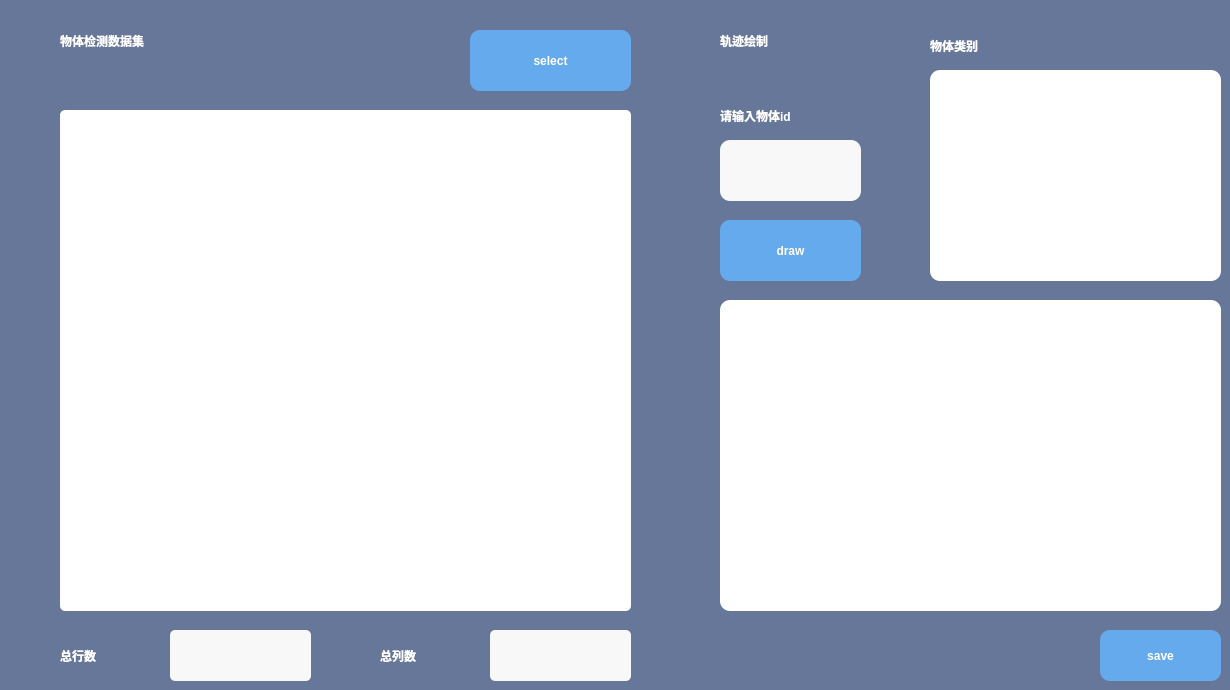
    <widget class="QWidget" name="tab_5">
     <property name="styleSheet">
      <string notr="true">QWidget{
	background-color: #667799;
}</string>
     </property>
     <attribute name="title">
      <string>Tab 5</string>
     </attribute>
     <widget class="QPushButton" name="export5">
      <property name="geometry">
       <rect>
        <x>1100</x>
        <y>630</y>
        <width>121</width>
        <height>51</height>
       </rect>
      </property>
      <property name="styleSheet">
       <string notr="true">QPushButton{
	font: 12pt &quot;Arial&quot;;
	font-weight: bold;
	background-color: #66aaee;
	border-radius: 10%;
	color: white
}</string>
      </property>
      <property name="text">
       <string>save</string>
      </property>
     </widget>
     <widget class="QLabel" name="label_17">
      <property name="geometry">
       <rect>
        <x>60</x>
        <y>630</y>
        <width>101</width>
        <height>51</height>
       </rect>
      </property>
      <property name="styleSheet">
       <string notr="true">QLabel{
	font: 14pt &quot;黑体&quot;;
	font-weight: bold;
	color: #ffffff;
}</string>
      </property>
      <property name="text">
       <string>总行数</string>
      </property>
     </widget>
     <widget class="QTextBrowser" name="show_row">
      <property name="geometry">
       <rect>
        <x>170</x>
        <y>630</y>
        <width>141</width>
        <height>51</height>
       </rect>
      </property>
      <property name="font">
       <font>
        <family>Arial</family>
        <pointsize>10</pointsize>
       </font>
      </property>
      <property name="styleSheet">
       <string notr="true">QTextBrowser{
	background-color: #f8f8f8;
	font-size: 10pt;
	border: 0;
	padding: 10px;
    border-radius: 5%;
}</string>
      </property>
     </widget>
     <widget class="QLabel" name="label_18">
      <property name="geometry">
       <rect>
        <x>380</x>
        <y>630</y>
        <width>101</width>
        <height>51</height>
       </rect>
      </property>
      <property name="styleSheet">
       <string notr="true">QLabel{
	font: 14pt &quot;黑体&quot;;
	font-weight: bold;
	color: #ffffff;
}</string>
      </property>
      <property name="text">
       <string>总列数</string>
      </property>
     </widget>
     <widget class="QTextBrowser" name="show_col">
      <property name="geometry">
       <rect>
        <x>490</x>
        <y>630</y>
        <width>141</width>
        <height>51</height>
       </rect>
      </property>
      <property name="font">
       <font>
        <family>Arial</family>
        <pointsize>10</pointsize>
       </font>
      </property>
      <property name="styleSheet">
       <string notr="true">QTextBrowser{
	background-color: #f8f8f8;
	font-size: 10pt;
	border: 0;
	padding: 10px;
    border-radius: 5%;
}</string>
      </property>
     </widget>
     <widget class="QTableWidget" name="xlsx">
      <property name="geometry">
       <rect>
        <x>60</x>
        <y>110</y>
        <width>571</width>
        <height>501</height>
       </rect>
      </property>
      <property name="styleSheet">
       <string notr="true">QTableWidget{
	background-color: white;
	border-radius:5%;
	border: 0
}</string>
      </property>
     </widget>
     <widget class="QLabel" name="label_19">
      <property name="geometry">
       <rect>
        <x>60</x>
        <y>10</y>
        <width>391</width>
        <height>61</height>
       </rect>
      </property>
      <property name="styleSheet">
       <string notr="true">QLabel{
	font: 18pt &quot;黑体&quot;;
	font-weight: bold;
	color: #ffffff;
}</string>
      </property>
      <property name="text">
       <string>物体检测数据集</string>
      </property>
     </widget>
     <widget class="QPushButton" name="select_xlsx">
      <property name="geometry">
       <rect>
        <x>470</x>
        <y>30</y>
        <width>161</width>
        <height>61</height>
       </rect>
      </property>
      <property name="styleSheet">
       <string notr="true">QPushButton{
	font: 12pt &quot;Arial&quot;;
	font-weight: bold;
	background-color: #66aaee;
	border-radius: 10%;
	color: white
}</string>
      </property>
      <property name="text">
       <string>select</string>
      </property>
     </widget>
     <widget class="QGraphicsView" name="chart5">
      <property name="geometry">
       <rect>
        <x>720</x>
        <y>300</y>
        <width>501</width>
        <height>311</height>
       </rect>
      </property>
      <property name="styleSheet">
       <string notr="true">QGraphicsView{
	background-color: white;
	border-radius:10%;
	border: 0
}</string>
      </property>
     </widget>
     <widget class="QLabel" name="label_26">
      <property name="geometry">
       <rect>
        <x>720</x>
        <y>10</y>
        <width>191</width>
        <height>61</height>
       </rect>
      </property>
      <property name="styleSheet">
       <string notr="true">QLabel{
	font: 16pt &quot;黑体&quot;;
	font-weight: bold;
	color: #ffffff;
}</string>
      </property>
      <property name="text">
       <string>轨迹绘制</string>
      </property>
     </widget>
     <widget class="QLabel" name="label_27">
      <property name="geometry">
       <rect>
        <x>720</x>
        <y>90</y>
        <width>191</width>
        <height>51</height>
       </rect>
      </property>
      <property name="styleSheet">
       <string notr="true">QLabel{
	font: 14pt &quot;黑体&quot;;
	font-weight: bold;
	color: #ffffff;
}</string>
      </property>
      <property name="text">
       <string>请输入物体id</string>
      </property>
     </widget>
     <widget class="QPushButton" name="draw5">
      <property name="geometry">
       <rect>
        <x>720</x>
        <y>220</y>
        <width>141</width>
        <height>61</height>
       </rect>
      </property>
      <property name="styleSheet">
       <string notr="true">QPushButton{
	font: 12pt &quot;Arial&quot;;
	font-weight: bold;
	background-color: #66aaee;
	border-radius: 10%;
	color: white
}</string>
      </property>
      <property name="text">
       <string>draw</string>
      </property>
     </widget>
     <widget class="QLabel" name="label_28">
      <property name="geometry">
       <rect>
        <x>930</x>
        <y>20</y>
        <width>221</width>
        <height>51</height>
       </rect>
      </property>
      <property name="styleSheet">
       <string notr="true">QLabel{
	font: 14pt &quot;黑体&quot;;
	font-weight: bold;
	color: #ffffff;
}</string>
      </property>
      <property name="text">
       <string>物体类别</string>
      </property>
     </widget>
     <widget class="QGraphicsView" name="show_image5">
      <property name="geometry">
       <rect>
        <x>930</x>
        <y>70</y>
        <width>291</width>
        <height>211</height>
       </rect>
      </property>
      <property name="styleSheet">
       <string notr="true">QGraphicsView{
	background-color: white;
	border-radius:10%;
	border: 0
}</string>
      </property>
     </widget>
     <widget class="QLineEdit" name="input_id">
      <property name="geometry">
       <rect>
        <x>720</x>
        <y>140</y>
        <width>141</width>
        <height>61</height>
       </rect>
      </property>
      <property name="styleSheet">
       <string notr="true">QLineEdit{
	background-color: #f8f8f8;
	font-size: 12pt;
	border: 0;
	padding: 10px;
    border-radius: 10%;
}</string>
      </property>
     </widget>
    </widget>
